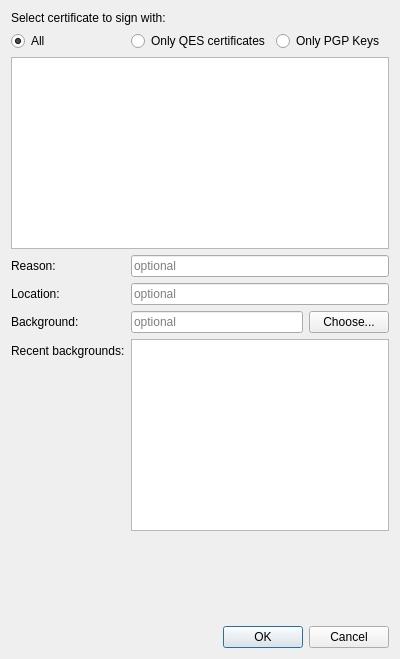
<?xml version="1.0" encoding="UTF-8"?>
<ui version="4.0">
 <class>SelectCertificateDialog</class>
 <widget class="QDialog" name="SelectCertificateDialog">
  <property name="geometry">
   <rect>
    <x>0</x>
    <y>0</y>
    <width>400</width>
    <height>659</height>
   </rect>
  </property>
  <property name="windowTitle">
   <string>Certificates</string>
  </property>
  <layout class="QVBoxLayout" name="verticalLayout">
   <item>
    <widget class="QLabel" name="label">
     <property name="text">
      <string>Select certificate to sign with:</string>
     </property>
    </widget>
   </item>
   <item>
    <layout class="QHBoxLayout" name="toggleTypes">
     <item>
      <widget class="QRadioButton" name="allCertificateOption">
       <property name="text">
        <string>All</string>
       </property>
       <property name="checked">
        <bool>true</bool>
       </property>
      </widget>
     </item>
     <item>
      <widget class="QRadioButton" name="qesCertificates">
       <property name="text">
        <string>Only QES certificates</string>
       </property>
      </widget>
     </item>
     <item>
      <widget class="QRadioButton" name="pgpOption">
       <property name="text">
        <string>Only PGP Keys</string>
       </property>
      </widget>
     </item>
    </layout>
   </item>
   <item>
    <widget class="QListView" name="list">
     <property name="alternatingRowColors">
      <bool>true</bool>
     </property>
     <property name="selectionBehavior">
      <enum>QAbstractItemView::SelectRows</enum>
     </property>
     <property name="layoutMode">
      <enum>QListView::SinglePass</enum>
     </property>
    </widget>
   </item>
   <item>
    <layout class="QFormLayout" name="formLayout">
     <item row="0" column="0">
      <widget class="QLabel" name="reasonLabel">
       <property name="text">
        <string>Reason:</string>
       </property>
      </widget>
     </item>
     <item row="0" column="1">
      <widget class="QLineEdit" name="reasonInput">
       <property name="placeholderText">
        <string>optional</string>
       </property>
       <property name="clearButtonEnabled">
        <bool>true</bool>
       </property>
      </widget>
     </item>
     <item row="1" column="0">
      <widget class="QLabel" name="locationLabel">
       <property name="text">
        <string>Location:</string>
       </property>
      </widget>
     </item>
     <item row="1" column="1">
      <widget class="QLineEdit" name="locationInput">
       <property name="placeholderText">
        <string>optional</string>
       </property>
       <property name="clearButtonEnabled">
        <bool>true</bool>
       </property>
      </widget>
     </item>
     <item row="2" column="0">
      <widget class="QLabel" name="backgroundLabel">
       <property name="text">
        <string>Background:</string>
       </property>
      </widget>
     </item>
     <item row="2" column="1">
      <layout class="QHBoxLayout" name="horizontalLayout">
       <item>
        <widget class="QLineEdit" name="backgroundInput">
         <property name="placeholderText">
          <string>optional</string>
         </property>
         <property name="clearButtonEnabled">
          <bool>true</bool>
         </property>
        </widget>
       </item>
       <item>
        <widget class="QPushButton" name="backgroundButton">
         <property name="text">
          <string>Choose...</string>
         </property>
         <property name="icon">
          <iconset theme="folder-image"/>
         </property>
        </widget>
       </item>
      </layout>
     </item>
     <item row="3" column="0">
      <widget class="QLabel" name="recentLabel">
       <property name="text">
        <string>Recent backgrounds:</string>
       </property>
       <property name="textFormat">
        <enum>Qt::AutoText</enum>
       </property>
       <property name="wordWrap">
        <bool>false</bool>
       </property>
      </widget>
     </item>
     <item row="3" column="1">
      <widget class="QListView" name="recentBackgrounds"/>
     </item>
    </layout>
   </item>
   <item>
    <spacer name="verticalSpacer">
     <property name="orientation">
      <enum>Qt::Vertical</enum>
     </property>
     <property name="sizeType">
      <enum>QSizePolicy::Expanding</enum>
     </property>
     <property name="sizeHint" stdset="0">
      <size>
       <width>20</width>
       <height>1</height>
      </size>
     </property>
    </spacer>
   </item>
   <item>
    <widget class="QDialogButtonBox" name="buttonBox">
     <property name="orientation">
      <enum>Qt::Horizontal</enum>
     </property>
     <property name="standardButtons">
      <set>QDialogButtonBox::Cancel|QDialogButtonBox::Ok</set>
     </property>
    </widget>
   </item>
  </layout>
 </widget>
 <resources/>
 <connections>
  <connection>
   <sender>buttonBox</sender>
   <signal>accepted()</signal>
   <receiver>SelectCertificateDialog</receiver>
   <slot>accept()</slot>
   <hints>
    <hint type="sourcelabel">
     <x>248</x>
     <y>254</y>
    </hint>
    <hint type="destinationlabel">
     <x>157</x>
     <y>274</y>
    </hint>
   </hints>
  </connection>
  <connection>
   <sender>buttonBox</sender>
   <signal>rejected()</signal>
   <receiver>SelectCertificateDialog</receiver>
   <slot>reject()</slot>
   <hints>
    <hint type="sourcelabel">
     <x>316</x>
     <y>260</y>
    </hint>
    <hint type="destinationlabel">
     <x>286</x>
     <y>274</y>
    </hint>
   </hints>
  </connection>
 </connections>
</ui>
